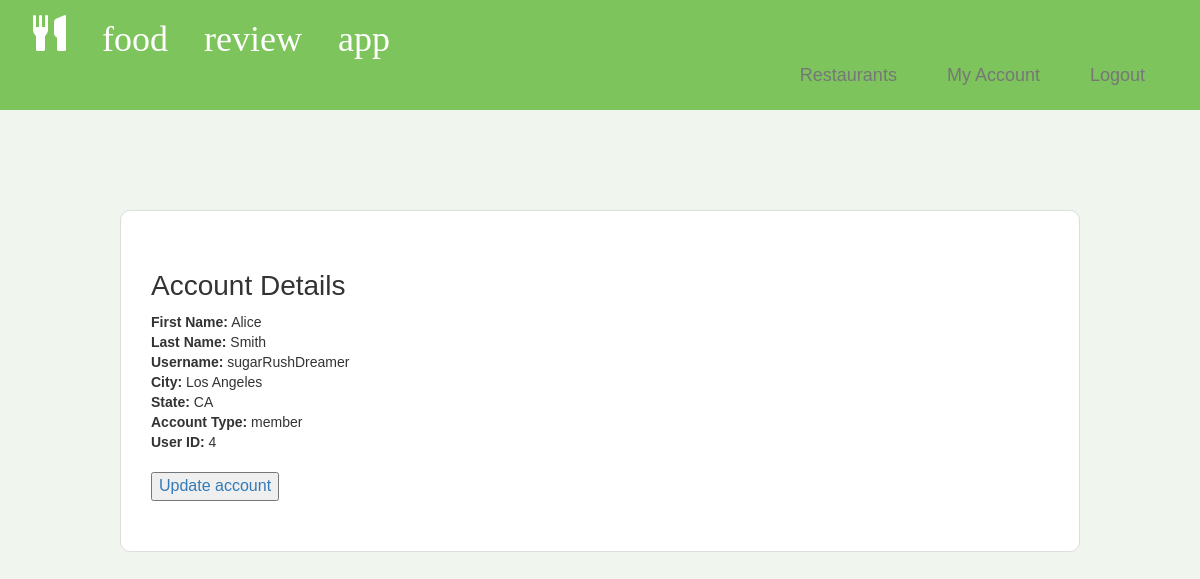
Page /usermanagement/account-details.php (signed in) on the committed database.
### tables this page shows
CREATE TABLE IF NOT EXISTS `member` (
  `member_id` int NOT NULL AUTO_INCREMENT,
  `first_name` varchar(255) NOT NULL,
  `last_name` varchar(255) NOT NULL,
  `city` varchar(255) NOT NULL,
  `state` varchar(255) NOT NULL,
  `user_id` int NOT NULL,
  PRIMARY KEY (`member_id`),
  KEY `user_id` (`user_id`)
);

CREATE TABLE IF NOT EXISTS `user` (
  `user_id` int NOT NULL AUTO_INCREMENT,
  `username` varchar(255) NOT NULL,
  `password` varchar(255) NOT NULL,
  `role` varchar(50) NOT NULL,
  PRIMARY KEY (`user_id`)
);

### usermanagement/account-details.php (the view, shortened to what this page needs)
<?php
require_once '../usermanagement/checksession.php';
$conn = new mysqli($hn, $un, $pw, $db);
$user = $_SESSION['user'];
$user_id = $user->user_id;
$member_query = "SELECT first_name, last_name, city, state FROM member WHERE user_id = '$user_id'";
$member_result = $conn->query($member_query);
$restaurant_query = "SELECT name, type, description, address, phone, website, email, photo, owner_name FROM restaurant WHERE user_id = '$user_id'";
$restaurant_result = $conn->query($restaurant_query);
$user_query = "SELECT username,role,user_id FROM user WHERE user_id = '$user_id'";
$user_result = $conn->query($user_query);
?>
<html>
<head>
    <?php
	require_once "../style/header.php";
	echo <<<_END
		<div class='container-fluid card'>
			<div class='row'>
				<div class='col-sm-12'>
					<h2 style='text-align:left'> Account Details</h2>
				</div>
			</div>
	_END;
    if ($member_result->num_rows > 0 && $user_result->num_rows > 0) {
        $member_row = $member_result->fetch_assoc();
        $user_row = $user_result->fetch_assoc();
        echo <<<_END
		<div class='row'>
				<div class='col-sm-12'>
					<div style='text-align:left'>
						<strong>First Name:</strong> $member_row[first_name]<br>
						<strong>Last Name:</strong> $member_row[last_name]<br>
						<strong>Username:</strong> $user_row[username]<br>
						<strong>City:</strong> $member_row[city]<br>
						<strong>State:</strong> $member_row[state]<br>
						<strong>Account Type:</strong> $user_row[role]<br>
						<strong>User ID:</strong> $user_row[user_id]<br><br>
						<a href='../usermanagement/update-account.php'><button>Update account</button></a>
					</div>
				</div>
			</div>
_END;
    } else if ($restaurant_result->num_rows > 0 && $user_result->num_rows > 0) {
        $restaurant_row = $restaurant_result->fetch_assoc();
        $user_row = $user_result->fetch_assoc();
        echo <<<_END
	    <div class='row'>
			<div class='col-sm-12'>
				<div style='text-align:left'>
					<strong>Resaturant Name:</strong> $restaurant_row[name]<br>
					<strong>Owner Name:</strong> $restaurant_row[owner_name]<br>
					<strong>Restaurant Type:</strong> $restaurant_row[type]<br>
					<strong>Description:</strong> $restaurant_row[description]<br>
					<strong>Address:</strong> $restaurant_row[address]<br>
					<strong>Phone:</strong> $restaurant_row[phone]<br>
					<strong>Website:</strong> $restaurant_row[website]<br>
					<strong>Email:</strong> $restaurant_row[email]<br>
					<strong>Photo:</strong> $restaurant_row[photo]<br>
					<strong>Username:</strong> $user_row[username]<br>
					<strong>Account Type:</strong> $user_row[role]<br>
					<strong>User ID:</strong> $user_row[user_id]<br><br>
					<a href='../usermanagement/update-account.php'><button>Update account</button></a>
					</div>
				</div>
			</div>
_END;
    } else if ($user_result->num_rows > 0) {
        $restaurant_row = $restaurant_result->fetch_assoc();
        $user_row = $user_result->fetch_assoc();
        echo <<<_END
	    <div class='row'>
			<div class='col-sm-12'>
				<div style='text-align:left'>
					<strong>Username:</strong> $user_row[username]<br>
					<strong>Account Type:</strong> $user_row[role]<br>
					<strong>User ID:</strong> $user_row[user_id]<br><br>
					<a href='../usermanagement/update-account.php'><button>Update account</button></a>
					</div>
				</div>
			</div>
_END;
    } else {
        echo "<p>Error retrieving user details.</p>";
    }
    ?>
    <br>
</body>
</html>

### style/style.css (style rules this page uses)
body { font-family: 'Helvetica', sans-serif; background-color: #f0f5ed; }
h1, h2 { text-align: center; margin-top: 30px; font-size: 28px; color: #333; }
.card { border: 1px solid #ddd; border-radius: 10px; padding: 30px; text-align: left; background-color: #ffffff; margin-left: 10%; margin-right: 10%; margin-top: 5%; margin-bottom: 5%; }
.card h1, h2 { text-align: left; margin-top: 30px; font-size: 28px; color: #333; }
button { font-size: 16px; }

### rows in the picture
member: first_name "Alice", last_name "Smith", city "Los Angeles", state "CA"
user: username "sugarRushDreamer", role "member", user_id "4"
